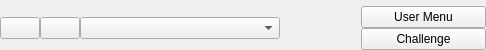
<?xml version="1.0" encoding="UTF-8"?>
<ui version="4.0">
 <class>UserWidget</class>
 <widget class="QWidget" name="UserWidget">
  <property name="geometry">
   <rect>
    <x>0</x>
    <y>0</y>
    <width>486</width>
    <height>50</height>
   </rect>
  </property>
  <property name="sizePolicy">
   <sizepolicy hsizetype="Minimum" vsizetype="Minimum">
    <horstretch>0</horstretch>
    <verstretch>0</verstretch>
   </sizepolicy>
  </property>
  <property name="maximumSize">
   <size>
    <width>2000</width>
    <height>50</height>
   </size>
  </property>
  <property name="windowTitle">
   <string>Form</string>
  </property>
  <layout class="QGridLayout" name="gridLayout">
   <property name="sizeConstraint">
    <enum>QLayout::SetMinimumSize</enum>
   </property>
   <property name="leftMargin">
    <number>0</number>
   </property>
   <property name="topMargin">
    <number>6</number>
   </property>
   <property name="rightMargin">
    <number>0</number>
   </property>
   <property name="bottomMargin">
    <number>0</number>
   </property>
   <property name="spacing">
    <number>0</number>
   </property>
   <item row="0" column="1">
    <layout class="QVBoxLayout" name="delUser_layout">
     <item>
      <widget class="QPushButton" name="delUserButton">
       <property name="maximumSize">
        <size>
         <width>40</width>
         <height>16777215</height>
        </size>
       </property>
       <property name="text">
        <string/>
       </property>
      </widget>
     </item>
    </layout>
   </item>
   <item row="0" column="0">
    <layout class="QVBoxLayout" name="addUser_Layout">
     <item>
      <widget class="QPushButton" name="addUserButton">
       <property name="maximumSize">
        <size>
         <width>40</width>
         <height>16777215</height>
        </size>
       </property>
       <property name="text">
        <string/>
       </property>
      </widget>
     </item>
    </layout>
   </item>
   <item row="0" column="4">
    <layout class="QVBoxLayout" name="userMenu_Layout">
     <item>
      <widget class="QPushButton" name="userMenuButton">
       <property name="minimumSize">
        <size>
         <width>125</width>
         <height>0</height>
        </size>
       </property>
       <property name="text">
        <string>User Menu</string>
       </property>
      </widget>
     </item>
     <item>
      <widget class="QPushButton" name="challengeButton">
       <property name="text">
        <string>Challenge</string>
       </property>
      </widget>
     </item>
    </layout>
   </item>
   <item row="0" column="3">
    <layout class="QVBoxLayout" name="verticalLayout_3">
     <item>
      <spacer name="horizontalSpacer">
       <property name="orientation">
        <enum>Qt::Horizontal</enum>
       </property>
       <property name="sizeHint" stdset="0">
        <size>
         <width>40</width>
         <height>20</height>
        </size>
       </property>
      </spacer>
     </item>
    </layout>
   </item>
   <item row="0" column="2">
    <layout class="QVBoxLayout" name="comboBox_Layout">
     <item>
      <widget class="QComboBox" name="comboBox">
       <property name="minimumSize">
        <size>
         <width>200</width>
         <height>0</height>
        </size>
       </property>
      </widget>
     </item>
    </layout>
   </item>
  </layout>
 </widget>
 <resources/>
 <connections/>
</ui>
